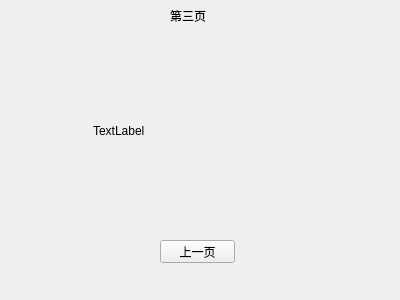
<?xml version="1.0" encoding="UTF-8"?>
<ui version="4.0">
 <class>threeform</class>
 <widget class="QWidget" name="threeform">
  <property name="geometry">
   <rect>
    <x>0</x>
    <y>0</y>
    <width>400</width>
    <height>300</height>
   </rect>
  </property>
  <property name="windowTitle">
   <string>Form</string>
  </property>
  <widget class="QPushButton" name="pushButton">
   <property name="geometry">
    <rect>
     <x>160</x>
     <y>240</y>
     <width>75</width>
     <height>23</height>
    </rect>
   </property>
   <property name="text">
    <string>上一页</string>
   </property>
  </widget>
  <widget class="QLabel" name="label">
   <property name="geometry">
    <rect>
     <x>170</x>
     <y>10</y>
     <width>54</width>
     <height>12</height>
    </rect>
   </property>
   <property name="text">
    <string>第三页</string>
   </property>
  </widget>
  <widget class="QLabel" name="label_2">
   <property name="geometry">
    <rect>
     <x>93</x>
     <y>80</y>
     <width>211</width>
     <height>101</height>
    </rect>
   </property>
   <property name="text">
    <string>TextLabel</string>
   </property>
  </widget>
 </widget>
 <resources/>
 <connections/>
</ui>
